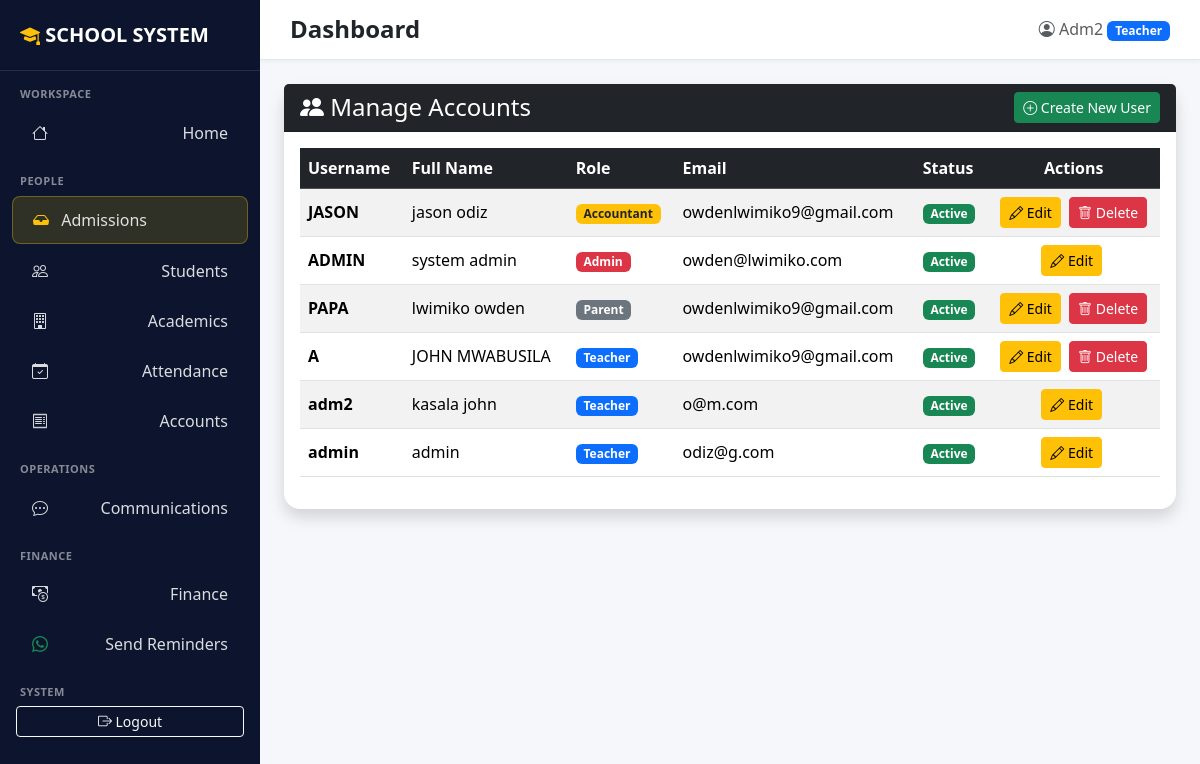
Screenshot of /accounts/manage/ (signed in) with the database file from the repository.
### accounts/models.py (models this page shows)
class User(AbstractUser):
    ROLE_CHOICES = [
        ("admin", "Administrator"),
        ("teacher", "Teacher"),
        ("accountant", "Accountant"),
        ("headteacher", "Head Teacher"),
        ("parent", "Parent"),
    ]
    role = models.CharField(max_length=20, choices=ROLE_CHOICES, default="teacher")
    phone = models.CharField(max_length=20, blank=True, null=True)
    teacher_profile = models.OneToOneField(
        'academics.Teacher',
        null=True,
        blank=True,
        on_delete=models.SET_NULL
    )
    guardian_profile = models.OneToOneField(
        'students.Guardian',
        null=True,
        blank=True,
        on_delete=models.SET_NULL
    )

### accounts/views.py (the view)
# urls.py: path('manage/', account_manage, name='account_manage'),
@login_required
@user_passes_test(is_admin)
def account_manage(request):
    users = User.objects.all().select_related('teacher_profile', 'guardian_profile').order_by('role', 'username')
    return render(request, 'accounts/manage.html', {'users': users})

### accounts/views.py (called while the page is built)
def is_admin(user):
    return user.is_authenticated and (user.is_superuser or user.role == 'admin')

### accounts/templates/accounts/manage.html (shortened to what this page needs)
{% extends 'base.html' %}
{% block content %}
<div class="card shadow">
    <div class="card-header bg-dark text-white d-flex justify-content-between align-items-center">
        <h4 class="mb-0"><i class="bi bi-people-fill"></i> Manage Accounts</h4>
        <a href="{% url 'accounts:account_create' %}" class="btn btn-success btn-sm">
            <i class="bi bi-plus-circle"></i> Create New User
        </a>
    </div>
    <div class="card-body">
        {% if users %}
        <div class="table-responsive">
            <table class="table table-striped table-hover align-middle">
                <thead class="table-dark">
                    <tr>
                        <th>Username</th>
                        <th>Full Name</th>
                        <th>Role</th>
                        <th>Email</th>
                        <th>Status</th>
                        <th class="text-center">Actions</th>
                    </tr>
                </thead>
                <tbody>
                    {% for u in users %}
                    <tr>
                        <td><strong>{{ u.username }}</strong></td>
                        <td>{{ u.get_full_name|default:u.username }}</td>
                        <td>
                            {% if u.role == 'admin' %}
                                <span class="badge bg-danger">Admin</span>
                            {% elif u.role == 'teacher' %}
                                <span class="badge bg-primary">Teacher</span>
                            {% elif u.role == 'guardian' %}
                                <span class="badge bg-success">Guardian</span>
                            {% elif u.role == 'accountant' %}
                                <span class="badge bg-warning text-dark">Accountant</span>
                            {% else %}
                                <span class="badge bg-secondary">{{ u.role|title }}</span>
                            {% endif %}
                        </td>
                        <td>{{ u.email|default:"-" }}</td>
                        <td>
                            {% if u.is_active %}
                                <span class="badge bg-success">Active</span>
                            {% else %}
                                <span class="badge bg-secondary">Inactive</span>
                            {% endif %}
                        </td>
                        <td class="text-center">
                            <a href="{% url 'accounts:account_edit' u.pk %}" class="btn btn-sm btn-warning me-1">
                                <i class="bi bi-pencil"></i> Edit
                            </a>
                            {% if not u.is_superuser %}
                            <a href="{% url 'accounts:account_delete' u.pk %}" class="btn btn-sm btn-danger"
                               onclick="return confirm('Are you sure you want to delete {{ u.username }}?')">
                                <i class="bi bi-trash"></i> Delete
                            </a>
                            {% endif %}
                        </td>
                    </tr>
                    {% endfor %}
                </tbody>
            </table>
        </div>
        {% endif %}
    </div>
</div>
{% endblock %}

### templates/base.html (shortened to what this page needs)
<!DOCTYPE html>
<html lang="en">
<head>
    <link href="https://cdn.jsdelivr.net/npm/bootstrap@5.3.2/dist/css/bootstrap.min.css" rel="stylesheet">
    <link rel="stylesheet" href="https://cdn.jsdelivr.net/npm/bootstrap-icons@1.11.3/font/bootstrap-icons.css">
</head>
<body class="{% if not user.is_authenticated %}login-body{% endif %}">
{% if user.is_authenticated %}
<nav class="sidebar" id="sidebar">
    <div class="brand">
        <i class="bi bi-mortarboard-fill text-warning"></i> SCHOOL SYSTEM
    </div>
    {% if user.is_superuser or user.role == 'admin' %}
        <div class="section-title">Workspace</div>
        <ul class="nav flex-column">
            <li class="nav-item"><a class="nav-link" href="{% url 'dashboard:home' %}"><i class="bi bi-house"></i> Home</a></li>
        </ul>
        <div class="section-title">People</div>
        <ul class="nav flex-column">
            <li class="nav-item">
                <a class="nav-link" href="/admissions/manage/" style="background: rgba(255,215,0,0.15); border: 1px solid rgba(255,215,0,0.3);">
                    <span><i class="bi bi-inbox-fill text-warning"></i> Admissions</span>
                </a>
            </li>
            <li class="nav-item"><a class="nav-link" href="{% url 'students:student_list' %}"><i class="bi bi-people"></i> Students</a></li>
            <li class="nav-item"><a class="nav-link" href="{% url 'academics:class_list' %}"><i class="bi bi-building"></i> Academics</a></li>
            <li class="nav-item"><a class="nav-link" href="{% url 'students:daily_attendance_summary' %}"><i class="bi bi-calendar-check"></i> Attendance</a></li>
            <li class="nav-item"><a class="nav-link" href="{% url 'accounts:account_manage' %}"><i class="bi bi-receipt"></i> Accounts</a></li>
        </ul>
        <div class="section-title">Operations</div>
        <ul class="nav flex-column">
            <li class="nav-item"><a class="nav-link" href="#"><i class="bi bi-chat-dots"></i> Communications</a></li>
        </ul>
        <div class="section-title">Finance</div>
        <ul class="nav flex-column">
            <li class="nav-item"><a class="nav-link" href="{% url 'finance:dashboard' %}"><i class="bi bi-cash-coin"></i> Finance</a></li>
            <li class="nav-item"><a class="nav-link" href="{% url 'finance:send_reminders' %}"><i class="bi bi-whatsapp text-success"></i> Send Reminders</a></li>
        </ul>
    {% elif user.role == 'parent' %}
        <div class="section-title">Parent Portal</div>
        <ul class="nav flex-column">
            <li class="nav-item"><a class="nav-link" href="{% url 'students:my_children' %}"><i class="bi bi-people"></i> My Children</a></li>
        </ul>
    {% endif %}
    <div class="section-title">System</div>
    <ul class="nav flex-column">
        <li class="nav-item">
            <form method="post" action="{% url 'logout' %}" class="px-3">
                <button type="submit" class="btn btn-outline-light btn-sm w-100">
                    <i class="bi bi-box-arrow-right"></i> Logout
                </button>
            </form>
        </li>
    </ul>
</nav>
<div class="main-content">
    <div class="topbar d-flex justify-content-between align-items-center">
        <div class="d-flex align-items-center">
            <h4 class="mb-0 fw-bold">{% block page_title %}Dashboard{% endblock %}</h4>
        </div>
        <div class="d-flex align-items-center gap-3">
            <span class="text-muted">
                <i class="bi bi-person-circle"></i> {{ user.username|title }}
                <span class="badge bg-primary">{{ user.role|title }}</span>
            </span>
        </div>
    </div>
    <div class="p-4">
{% endif %}
        {% block content %}{% endblock %}
{% if user.is_authenticated %}
    </div>
</div>
{% endif %}
</body>
</html>

### templates/base.html (style rules this page uses)
:root { --sidebar-bg: #0c152d; --sidebar-active: #2563eb; --primary: #2563eb; --bg-light: #f5f7fb; }
body { background: var(--bg-light); min-height: 100vh; font-family: 'Segoe UI', Tahoma, Geneva, Verdana, sans-serif; }
.sidebar { width: 260px; height: 100vh; position: fixed; top: 0; left: 0; background: var(--sidebar-bg); color: #fff; padding-top: 20px; transition: all 0.3s; z-index: 1000; overflow-y: auto; }
.sidebar .brand { font-size: 20px; font-weight: 700; padding: 0 20px 20px; border-bottom: 1px solid rgba(255,255,255,0.1); }
.sidebar .nav-link { color: rgba(255,255,255,0.85); padding: 11px 20px; margin: 2px 12px; border-radius: 8px; font-weight: 500; transition: all .2s; display: flex; justify-content: space-between; align-items: center; }
.sidebar .nav-link i { width: 24px; margin-right: 8px; }
.sidebar .section-title { font-size: 11px; text-transform: uppercase; color: rgba(255,255,255,0.5); padding: 15px 20px 5px; font-weight: 600; letter-spacing: 0.5px; }
.main-content { margin-left: 260px; transition: all 0.3s; }
.topbar { background: #fff; padding: 15px 30px; border-bottom: 1px solid #e2e8f0; position: sticky; top: 0; z-index: 999; box-shadow: 0 2px 4px rgba(0,0,0,0.04); }
.card { border: none; border-radius: 16px; box-shadow: 0 3px 15px rgba(0,0,0,0.05); }

### rows the page displays
User: username "Adm2", role "Teacher", username "adm2", get_full_name "kasala john", email "o@m.com", is_active "Active"
User: username "JASON", get_full_name "jason odiz", role "Accountant", email "owdenlwimiko9@gmail.com", is_active "Active"
User: username "ADMIN", get_full_name "system admin", role "Admin", email "owden@lwimiko.com", is_active "Active"
User: username "PAPA", get_full_name "lwimiko owden", role "Parent", email "owdenlwimiko9@gmail.com", is_active "Active"
User: username "A", get_full_name "JOHN MWABUSILA", role "Teacher", email "owdenlwimiko9@gmail.com", is_active "Active"
User: username "admin", get_full_name "admin", role "Teacher", email "odiz@g.com", is_active "Active"
